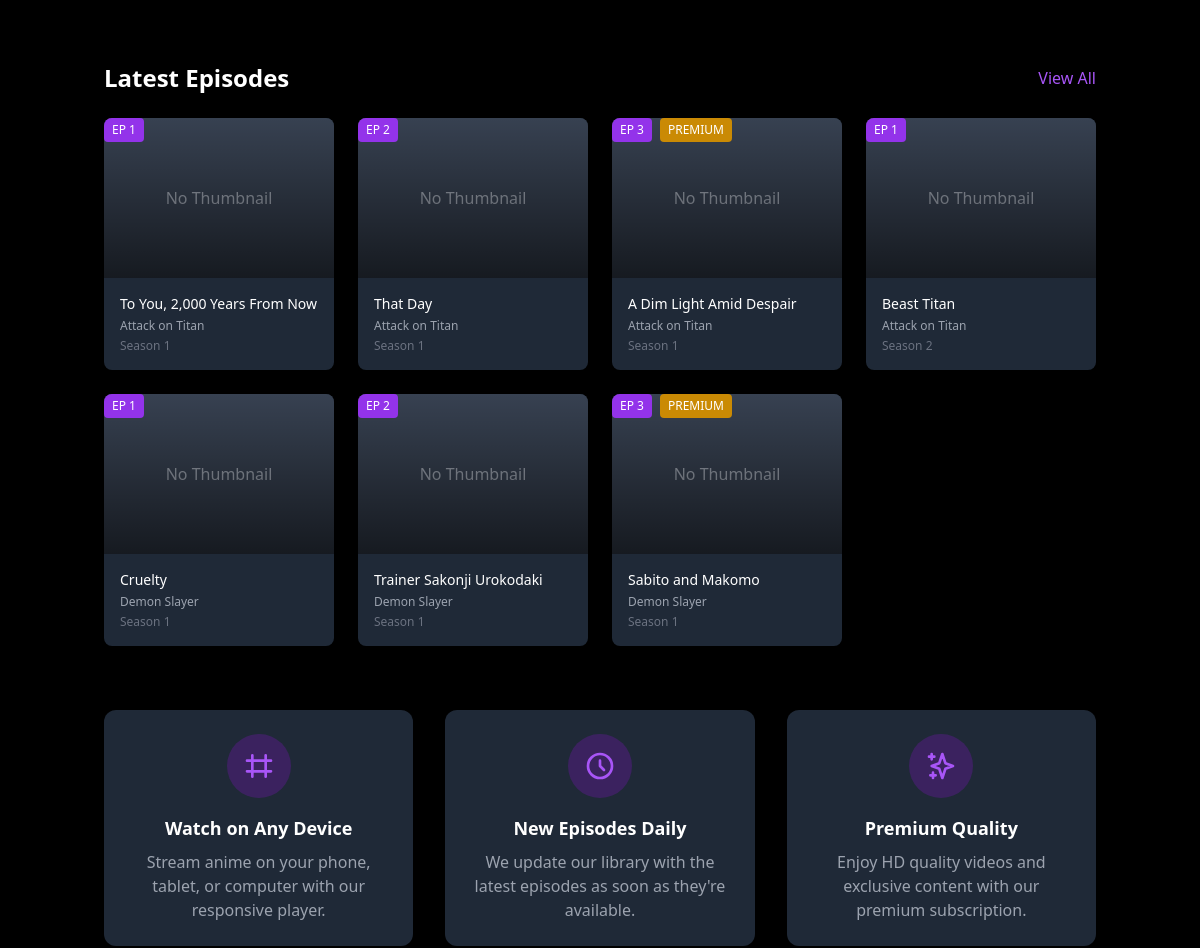
Before: / (middle part) with the older database file.
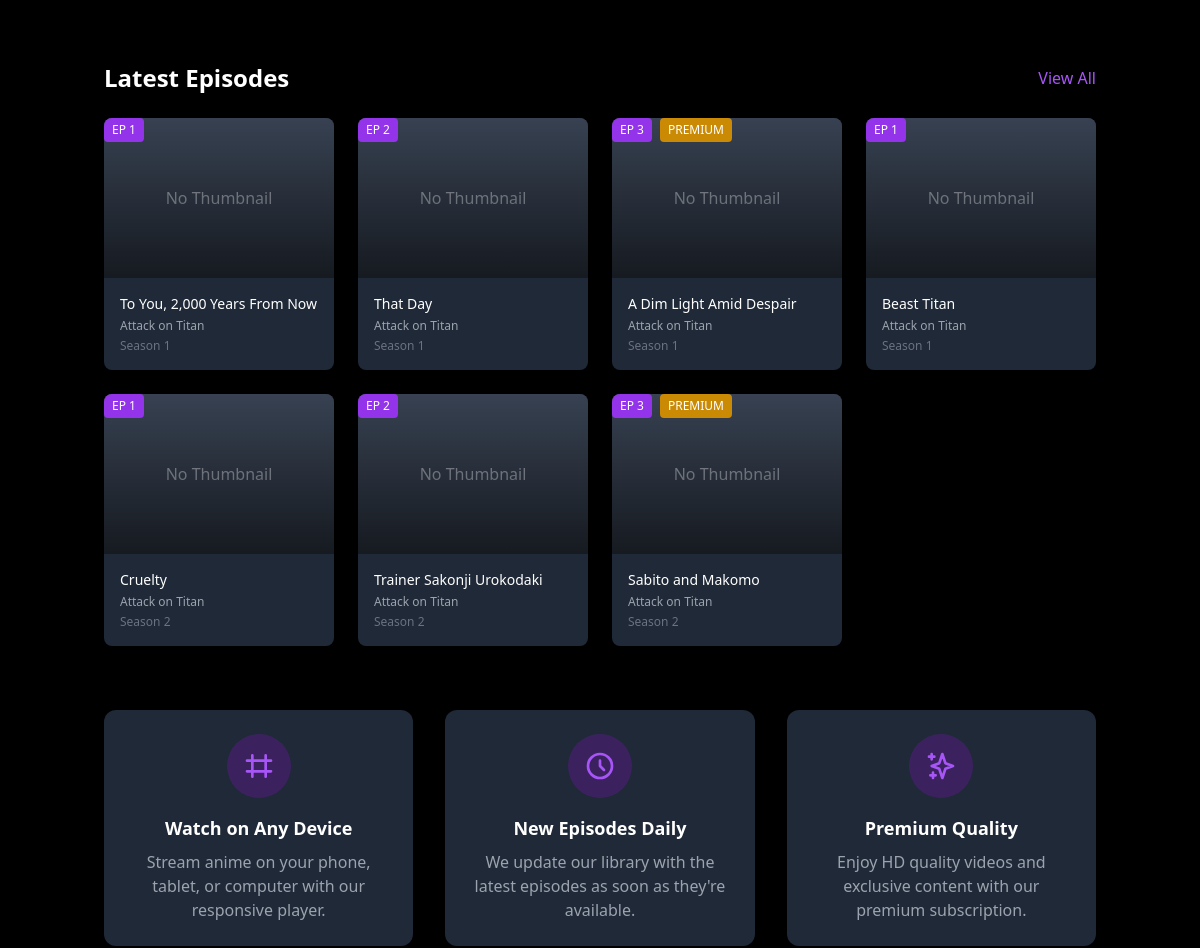
After: the same page with the newer database file.
### tables this page shows
CREATE TABLE IF NOT EXISTS episodes (
    id INT AUTO_INCREMENT PRIMARY KEY,
    season_id INT NOT NULL,
    episode_number INT NOT NULL,
    title VARCHAR(255) NOT NULL,
    description TEXT,
    thumbnail VARCHAR(255),
    video_url TEXT NOT NULL,
    duration VARCHAR(10),
    is_premium TINYINT(1) DEFAULT 0,
    created_at TIMESTAMP DEFAULT CURRENT_TIMESTAMP,
    updated_at TIMESTAMP DEFAULT CURRENT_TIMESTAMP ON UPDATE CURRENT_TIMESTAMP,
    FOREIGN KEY (season_id) REFERENCES seasons(id) ON DELETE CASCADE,
    UNIQUE KEY unique_episode (season_id, episode_number)
);

CREATE TABLE IF NOT EXISTS seasons (
    id INT AUTO_INCREMENT PRIMARY KEY,
    anime_id INT NOT NULL,
    season_number INT NOT NULL,
    part_number INT DEFAULT 1,
    title VARCHAR(255),
    description TEXT,
    cover_image VARCHAR(255),
    release_year VARCHAR(4),
    created_at TIMESTAMP DEFAULT CURRENT_TIMESTAMP,
    updated_at TIMESTAMP DEFAULT CURRENT_TIMESTAMP ON UPDATE CURRENT_TIMESTAMP,
    FOREIGN KEY (anime_id) REFERENCES anime(id) ON DELETE CASCADE,
    UNIQUE KEY unique_season_part (anime_id, season_number, part_number)
);

CREATE TABLE IF NOT EXISTS anime (
    id INT AUTO_INCREMENT PRIMARY KEY,
    title VARCHAR(255) NOT NULL,
    description TEXT,
    cover_image VARCHAR(255),
    release_year VARCHAR(4),
    genres VARCHAR(255),
    status ENUM('ongoing', 'completed', 'upcoming') DEFAULT 'ongoing',
    created_at TIMESTAMP DEFAULT CURRENT_TIMESTAMP,
    updated_at TIMESTAMP DEFAULT CURRENT_TIMESTAMP ON UPDATE CURRENT_TIMESTAMP
);

### index.php (the view, shortened to what the changed rows need)
<?php
require_once 'config.php';
function getLatestEpisodes() {
    global $host, $dbname, $username, $password;
    try {
        $pdo = new PDO("mysql:host=$host;dbname=$dbname", $username, $password);
        $pdo->setAttribute(PDO::ATTR_ERRMODE, PDO::ERRMODE_EXCEPTION);
        $stmt = $pdo->query("SELECT e.*, s.season_number, a.title as anime_title, a.id as anime_id
                            FROM episodes e
                            JOIN seasons s ON e.season_id = s.id
                            JOIN anime a ON s.anime_id = a.id
                            ORDER BY e.created_at DESC LIMIT 8");
        return $stmt->fetchAll(PDO::FETCH_ASSOC);
    } catch (PDOException $e) {
        return [];
    }
}
$latestEpisodes = getLatestEpisodes();
include 'includes/header.php';
?>
<main class="container mx-auto px-4 py-8">
    <section class="mb-16">
        <div class="flex justify-between items-center mb-6">
            <h2 class="text-2xl font-bold text-white">Latest Episodes</h2>
        </div>
        <div class="grid grid-cols-1 sm:grid-cols-2 md:grid-cols-3 lg:grid-cols-4 gap-6">
            <?php foreach($latestEpisodes as $episode): ?>
            <div class="bg-gray-800 rounded-lg overflow-hidden transition-all duration-300 hover:-translate-y-1 hover:shadow-lg">
                <a href="player.php?anime=<?= $episode['anime_id'] ?>&season=<?= $episode['season_id'] ?>&episode=<?= $episode['id'] ?>">
                    <div class="relative aspect-w-16 aspect-h-9 h-40">
                        <?php if ($episode['thumbnail']): ?>
                            <img src="<?= htmlspecialchars($episode['thumbnail']) ?>" alt="<?= htmlspecialchars($episode['title']) ?>" class="object-cover w-full h-full">
                        <?php else: ?>
                            <div class="w-full h-full bg-gray-700 flex items-center justify-center">
                                <span class="text-gray-400">No Thumbnail</span>
                            </div>
                        <?php endif; ?>
                        <div class="absolute inset-0 bg-gradient-to-t from-black opacity-60"></div>
                        <div class="absolute bottom-2 left-2 right-2">
                            <div class="flex items-center">
                                <span class="bg-purple-600 text-white text-xs px-2 py-1 rounded mr-2">EP <?= $episode['episode_number'] ?></span>
                                <?php if ($episode['is_premium']): ?>
                                <span class="bg-yellow-600 text-white text-xs px-2 py-1 rounded">PREMIUM</span>
                                <?php endif; ?>
                            </div>
                        </div>
                    </div>
                    <div class="p-4">
                        <h3 class="text-white text-sm font-medium truncate"><?= htmlspecialchars($episode['title']) ?></h3>
                        <p class="text-gray-400 text-xs mt-1 truncate"><?= htmlspecialchars($episode['anime_title']) ?></p>
                        <p class="text-gray-500 text-xs mt-1">Season <?= $episode['season_number'] ?></p>
                    </div>
                </a>
            </div>
            <?php endforeach; ?>
        </div>
    </section>
</main>
<?php
include 'includes/footer.php';
?>

Changed rows visible on the page:
changed through a linked row, episodes "Beast Titan": season.season_number "2" → "1"
changed through a linked row, episodes "Cruelty": anime.title "Demon Slayer" → "Attack on Titan"; season.season_number "1" → "2"
changed through a linked row, episodes "Trainer Sakonji Urokodaki": anime.title "Demon Slayer" → "Attack on Titan"; season.season_number "1" → "2"
changed through a linked row, episodes "Sabito and Makomo": anime.title "Demon Slayer" → "Attack on Titan"; season.season_number "1" → "2"
